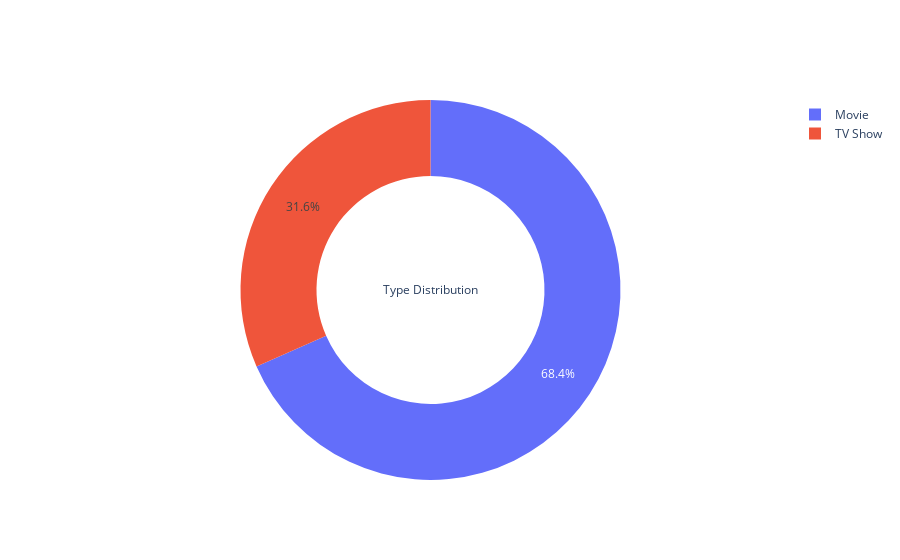

The code cell stored with this chart in its notebook:
### Markdown cell above
#### Que: What kind of content does Netflix have the most?

### Code cell
values = netflix['type'].value_counts()
labels = values.index.tolist()

# Use `hole` to create a donut-like pie chart
fig = go.Figure(data=[go.Pie(labels=labels, values=values, hole=.6, title = "Type Distribution")])

fig.show()

### Figure 1 — Plotly figure (JSON) as saved in the notebook; plotly's stock layout.template omitted (floating-point values rounded to 4 significant figures)
{"data": [{"hole": 0.6, "labels": ["Movie", "TV Show"], "title": {"text": "Type Distribution"}, "type": "pie", "values": [4265, 1969]}], "layout": {}}
